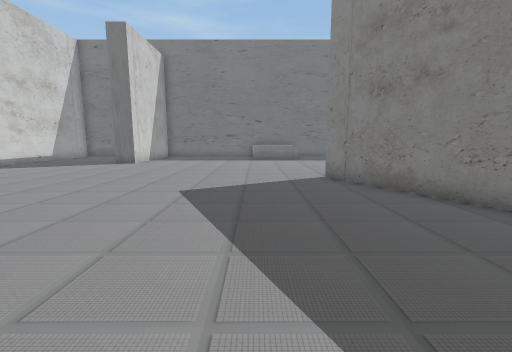
view 1 (above)

17 first-person views from a walk through a Unity game level. The camera is 1.2 m above the floor, tilts 8° down and sees 90° across. The floor is counted in squares, 1 m on a side. Each view is taken from the middle of a square. On the plan, view 1 faces up. The plan holds only what a view shows up to about 12 squares ahead; the rest is blank. The place goes on beyond the plan. The player is left out.

view 2
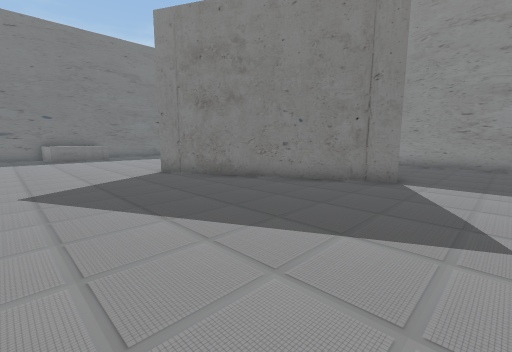

view 3
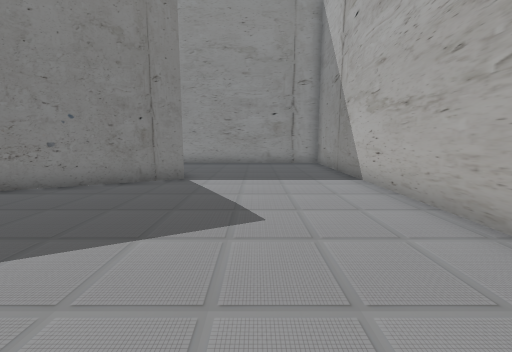

view 4
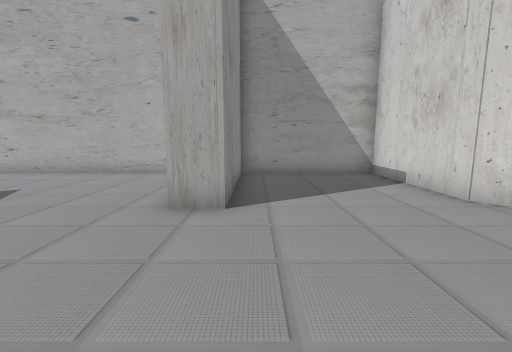

view 5
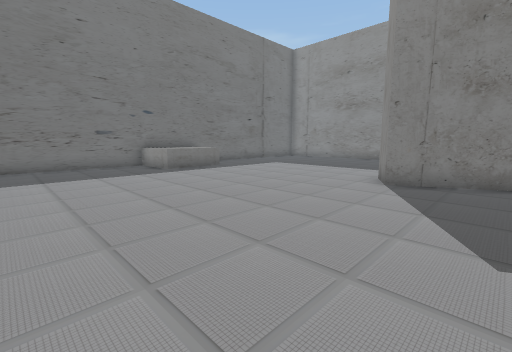

view 6
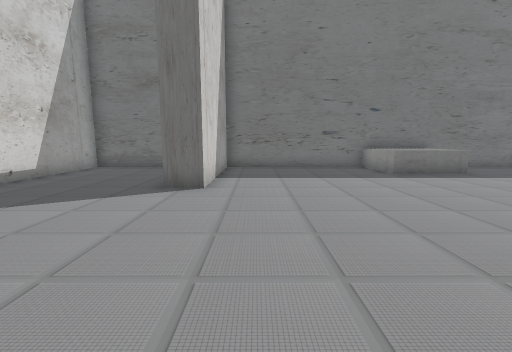

view 7
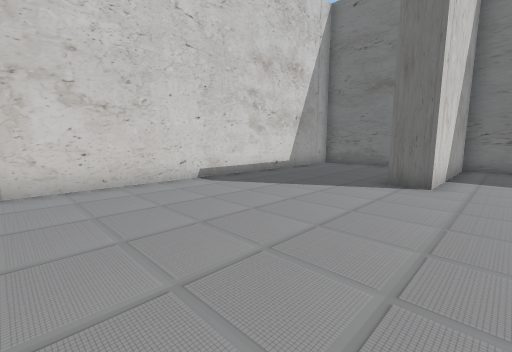

view 8
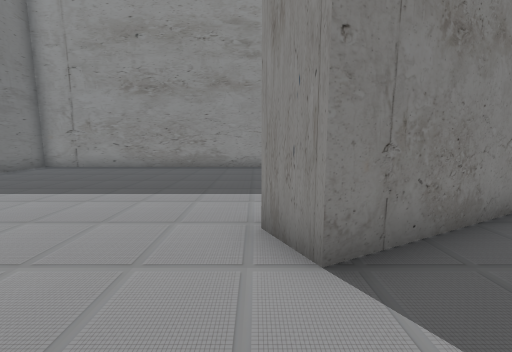

view 9
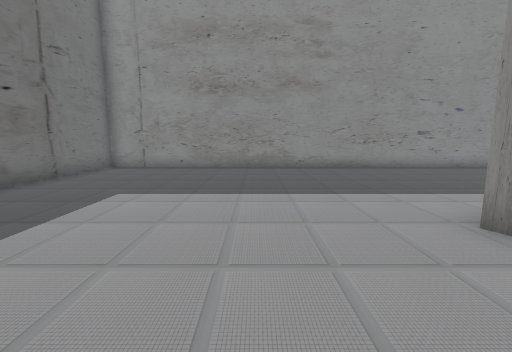

view 10
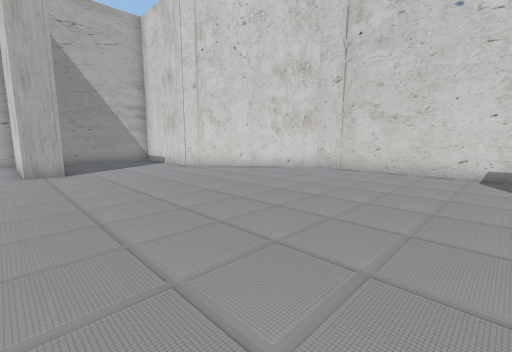

view 11
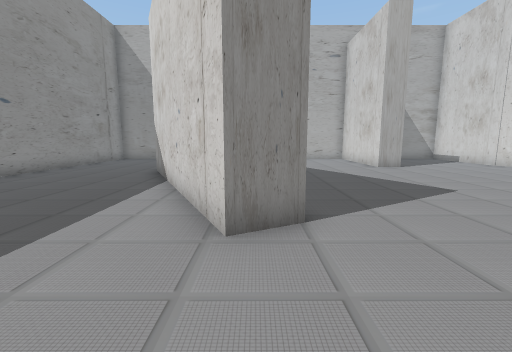

view 12
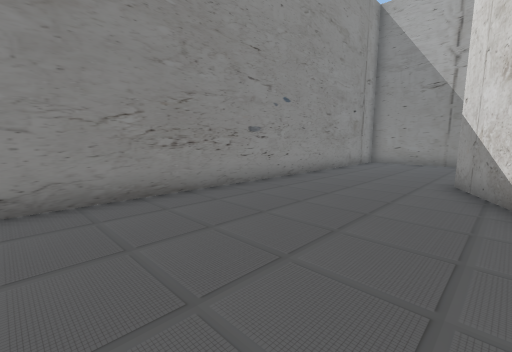

view 13
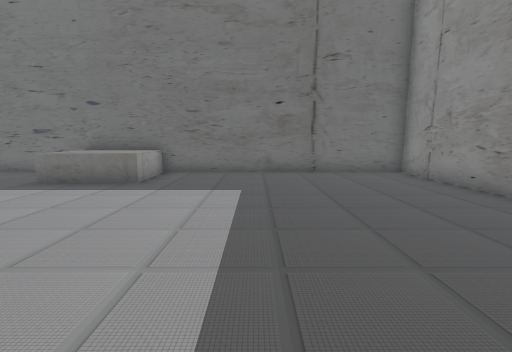

view 14
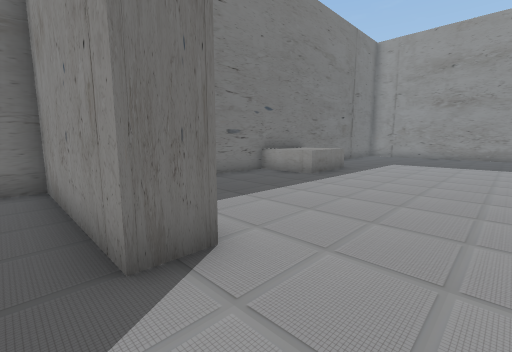

view 15
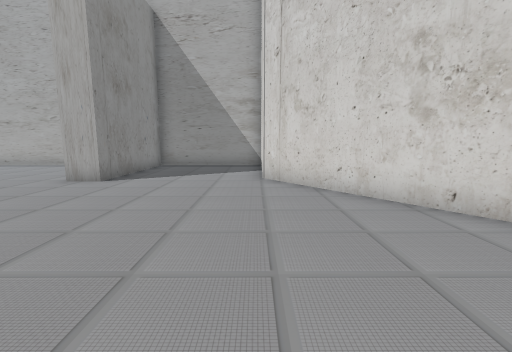

view 16
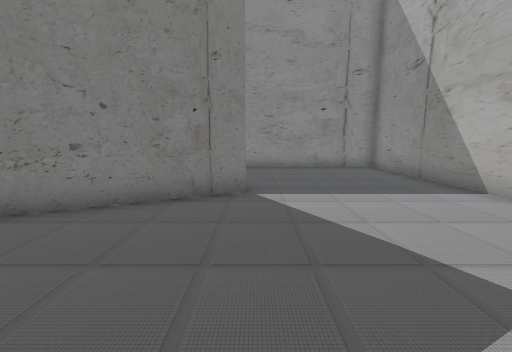

view 17
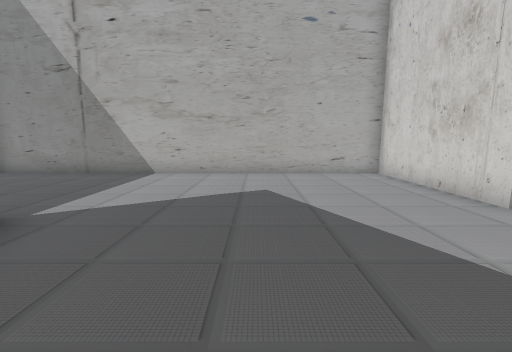

### Floor plan
Points are (right, up) in squares from view 1. A wall is a line through its corners. A room is listed if a view was taken in it or the views show most of it. See-through windows are left out.
Room 1 (views 1, 2, 3, 4, 5, 6, 7, 8, 9, 10, 11, 12, 13, 14, 15, 16, 17)
walls: (-2.5, 0.6) (-2.5, -4.2) (11.4, -4.2) (11.4, 18.4) (-6.3, 18.4) (-6.3, 13.3) (-7.3, 13.3) (-7.3, 18.4) (-12.1, 18.4) (-12.1, 4.8) (-8.2, 0) (-8.2, -4.2) (-3.5, -4.2) (-3.5, 0.6) (-2.5, 0.6); (5.9, 1.2) (2.3, 8.4) (3.4, 8.9) (7, 1.7)
low walls: (2.5, 18.4) (2.7, 16.2) (-0.1, 16.1) (-0.2, 18.5)

Where each view was taken, in squares from view 1:
view 1: 0 up, 0 right, facing up
view 2: 1 down, 2 left, facing up-right
view 3: 1 down, 2 left, facing right
view 4: 5 up, 4 left, facing down
view 5: 6 up, 5 left, facing up-right
view 6: 7 up, 5 left, facing up
view 7: 6 up, 5 left, facing up-left
view 8: 9 up, 0 right, facing right
view 9: 12 up, 0 right, facing right
view 10: 11 up, 2 left, facing down-left
view 11: 12 up, 3 right, facing down
view 12: 10 up, 6 right, facing down-right
view 13: 9 up, 6 right, facing up
view 14: 11 up, 8 left, facing up-right
view 15: 8 up, 8 left, facing down
view 16: 1 up, 0 right, facing right
view 17: 5 up, 2 right, facing down
